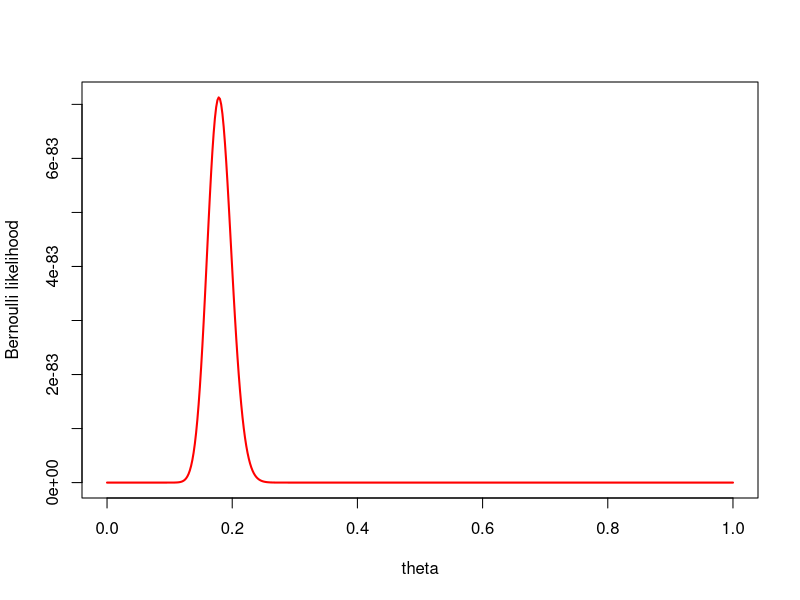
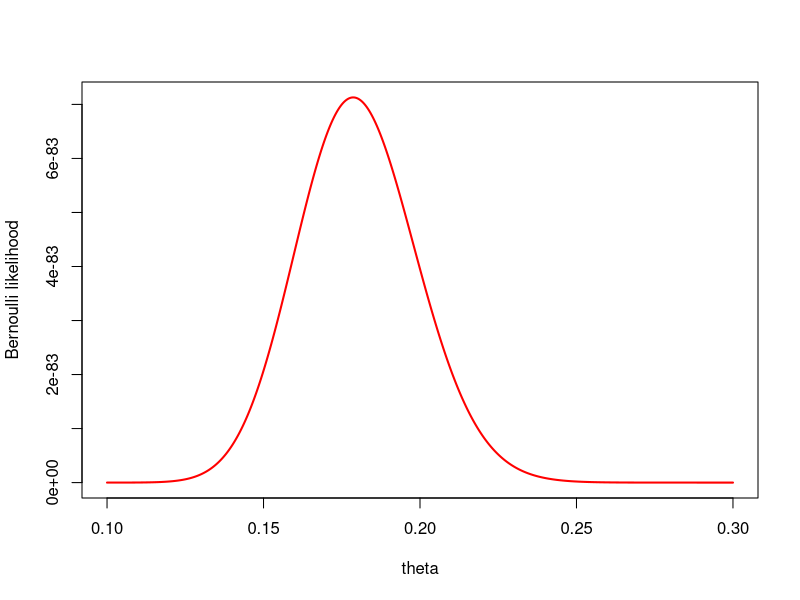
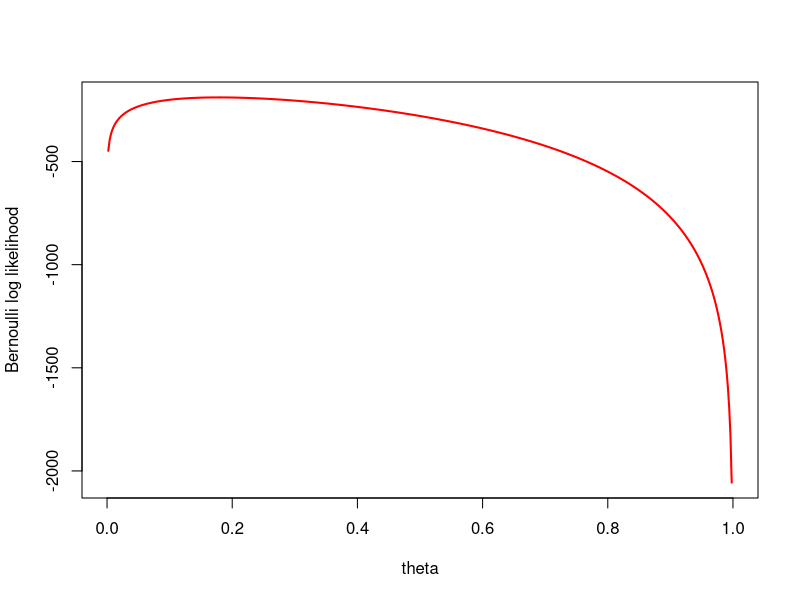
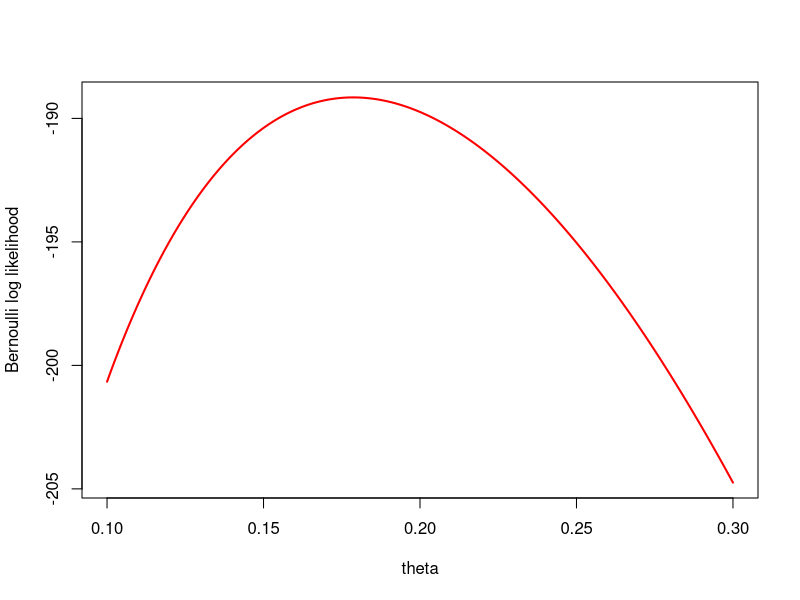
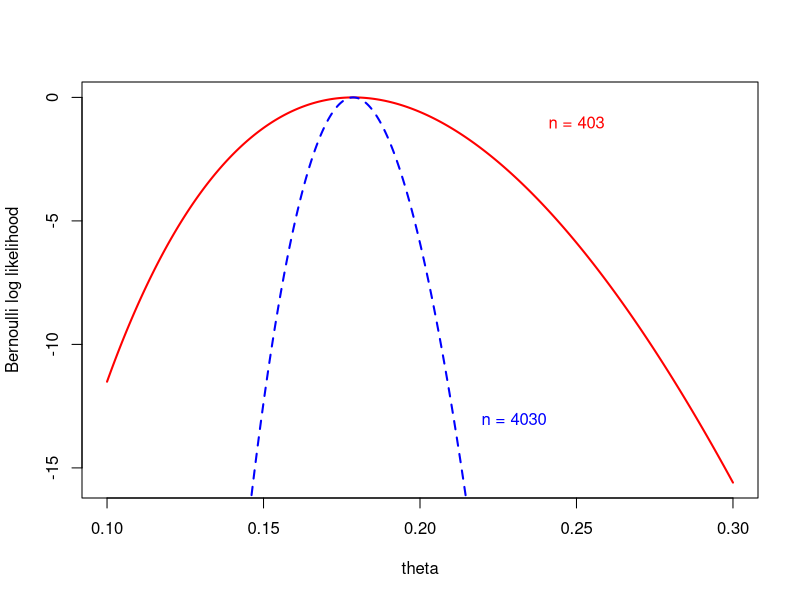

Write R code to recreate these figures, in order.
# Ryan Luk
# STAT 206
# Credit: Prof. David Draper (draper), UCSC 2020
# I made slight modifications / cleaned up

# unbuffer the output (ctrl + w)
# setwd( 'C:/Users/Ryan Luk/Documents/Github/bayesian-statistics' )

##### AMI (heart attack) study

# sample size
n <- 403

# people who die
s <- 72

# bernoulii distribution likelihood
bernoulli.likelihood <- function( theta, n, s ) {

	likelihood <- theta^s * ( 1 - theta )^( n - s )
	return( likelihood )

}

# examples
bernoulli.likelihood( 0.2, n, s )
# very small
bernoulli.likelihood( 0.2, 10 * n, 10 * s )

# plotting whole likelihood function
theta.grid.1 <- seq( 0, 1, length = 500 )

plot( theta.grid.1, bernoulli.likelihood( theta.grid.1, n, s ),
	type = 'l', lwd = 2, col = 'red', xlab = 'theta',
	ylab = 'Bernoulli likelihood' )

# zooming in on theta = (0.1, 0.3)
theta.grid.2 <- seq( 0.1, 0.3, length = 500 )

plot( theta.grid.2, bernoulli.likelihood( theta.grid.2, n, s ),
  type = 'l', lwd = 2, col = 'red', xlab = 'theta',
  ylab = 'Bernoulli likelihood' )

# bernoulli distribution log-likelihood
bernoulli.log.likelihood <- function( theta, n, s ) {

	log.likelihood <- s * log( theta ) + ( n - s ) * log( 1 - theta )
	return( log.likelihood )

}

plot( theta.grid.1, bernoulli.log.likelihood( theta.grid.1, n, s ),
	type = 'l', lwd = 2, col = 'red', xlab = 'theta',
	ylab = 'Bernoulli log likelihood' )

plot( theta.grid.2, bernoulli.log.likelihood( theta.grid.2, n, s ),
	type = 'l', lwd = 2, col = 'red', xlab = 'theta',
	ylab = 'Bernoulli log likelihood' )

# MLE for bernoulli distribution
theta.hat.mle <- s / n

# plotting the log-likelihood n = 403
maximum.log.likelihood.for.n.of.403 <- 
	bernoulli.log.likelihood( theta.hat.mle, n, s )

plot( theta.grid.2, bernoulli.log.likelihood( theta.grid.2, n, s ) -
	maximum.log.likelihood.for.n.of.403, type = 'l', lwd = 2, 
	col = 'red', xlab = 'theta', ylab = 'Bernoulli log likelihood' )

text( 0.25, -1.0, 'n = 403', col = 'red' )

# plotting the log-likelihood n = 4030
maximum.log.likelihood.for.n.of.4030 <- 
	bernoulli.log.likelihood( theta.hat.mle, 10 * n, 10 * s )

lines( theta.grid.2, 
	bernoulli.log.likelihood( theta.grid.2, 10 * n, 10 * s ) -
	maximum.log.likelihood.for.n.of.4030, lwd = 2, 
	col = 'blue', lty = 2 )

text( 0.23, -13.0, 'n = 4030', col = 'blue' )

# as our information (sample size) increases, our uncertainty decreases
# this is shown by the narrower log-likelihood with n = 4030
# smaller variance/standard error